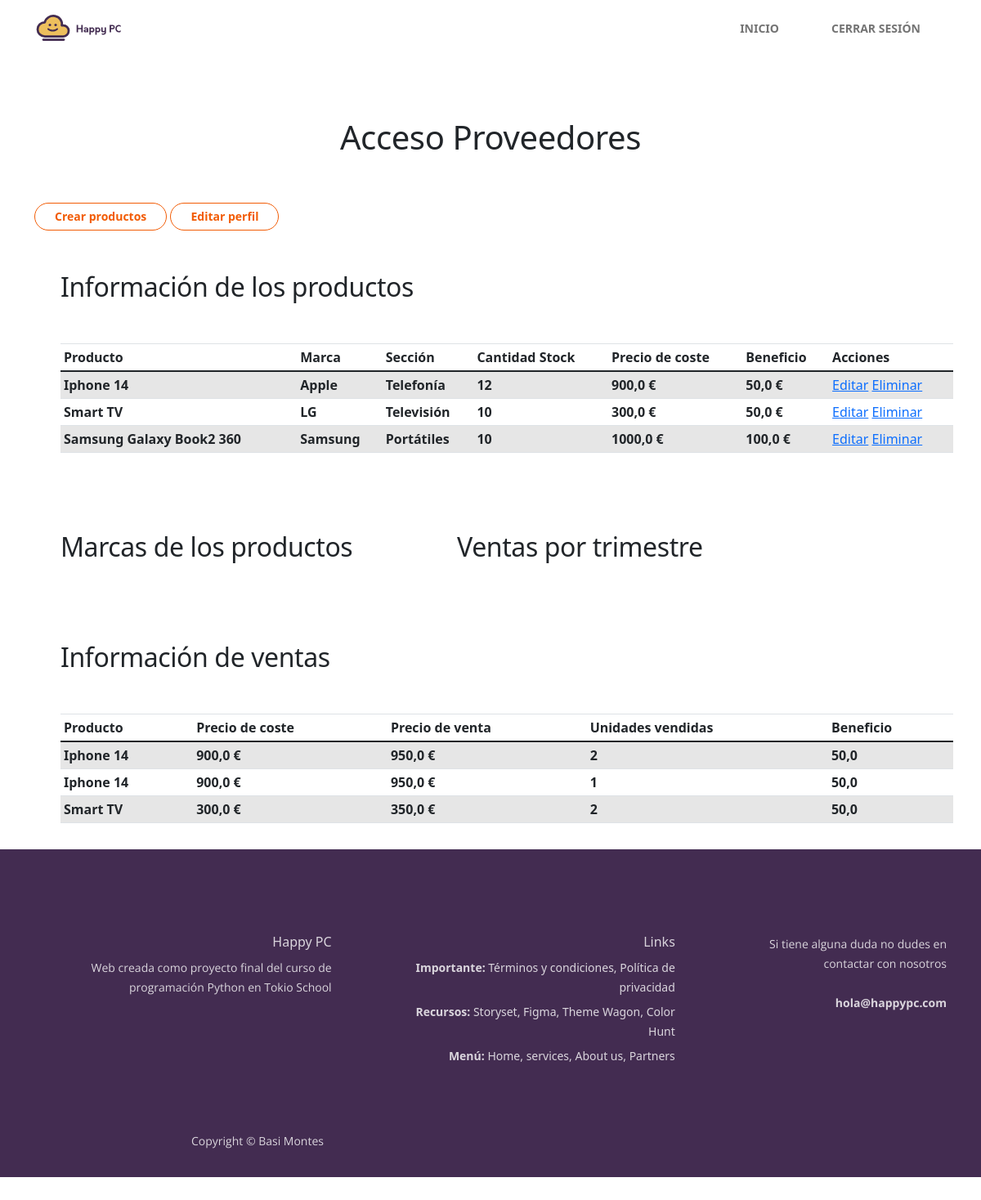
Screenshot of /acceso/ (signed in) with the database file from the repository.
### suministros_informaticos_app/models.py (models this page shows, shortened)
class Producto(models.Model):
    marca_choices = (
            (1, "Apple"),
            (2, "LG"),
            (3, "Samsung"),
            (4, "Xiaomi")
    )
    seccion_choices = (
            (1, "Telefonía"),
            (2, "Televisión"),
            (3, "Portátiles")
    )
    nombre = models.CharField(max_length=30)
    marca = models.IntegerField(choices=marca_choices)
    seccion = models.IntegerField(choices=seccion_choices, verbose_name='Sección')
    descripcion = models.CharField(max_length=50, verbose_name='Descripción')
    cantidad_stock = models.IntegerField(null=True, blank=True)
    precio_coste = models.FloatField(null=True, blank=True)
    precio_venta = models.FloatField(null=True, blank=True)
    creador = models.ForeignKey(Proveedores, on_delete=models.CASCADE)
    @property
    def beneficio(self):
        return round(self.precio_venta - self.precio_coste, 2)
        self.save()

class Compraventa(models.Model):
    producto = models.ForeignKey(Producto, on_delete=models.CASCADE)
    cantidad = models.IntegerField()
    comprador = models.ForeignKey(Clientes, on_delete=models.CASCADE)

### suministros_informaticos_app/views.py (the view)
# urls.py: path('acceso/', views.acceso, name="Acceso"),
def acceso(request):
    proveedores = Proveedores.objects.all()
    productos = Producto.objects.all()
    marcas = ["Apple", "LG", "Samsung", "Xiaomi"]
    secciones = ["Telefonía", "Televisión", "Portátiles"]
    compras = Compraventa.objects.all()
    lista_proveedores_ventas = []
    lista_marcas = []
    lista_secciones = []
    for producto in productos:
        lista_secciones.append(producto.seccion)
    for marca in marcas:
        cont_marcas = 0
        for producto in productos:
            if marca == producto.marca:
                cont_marcas = cont_marcas + 1
        lista_marcas.append(cont_marcas)
    for seccion in secciones:
        cont_secciones = 0
        for producto in productos:
            if seccion == producto.seccion:
                cont_secciones = cont_secciones + 1
        lista_secciones.append(cont_secciones)
    return render(request,'acceso.html',
                {'proveedores':proveedores, 'productos':productos, 'compras':compras,
                 'lista_proveedores_ventas':lista_proveedores_ventas,
                 'secciones':secciones,'lista_secciones':lista_secciones,
                 'marcas':marcas,'lista_marcas':lista_marcas
                 })

### suministros_informaticos_app/templates/acceso.html (shortened to what this page needs)
{% load static %}
<!DOCTYPE html>
<html lang="en">
  <head>
      <link rel="stylesheet" href="{% static 'css/bootstrap.min.css' %}">
      <link rel="stylesheet" href="{% static 'css/fontawesome-all.min.css' %}">
      <link rel="stylesheet" href="{% static 'css/swiper.css' %}">
      <link rel="stylesheet" href="{% static 'css/styles.css' %}">
      <link rel="stylesheet" href="https://maxcdn.bootstrapcdn.com/bootstrap/4.0.0/css/bootstrap.min.css"
>
      <link href="https://cdn.jsdelivr.net/npm/bootstrap@5.0.1/dist/css/bootstrap.min.css" rel="stylesheet"
>
  </head>
  <body data-bs-spy="scroll" data-bs-target="#navbarExample">
      <nav id="navbarExample" class="navbar navbar-expand-lg fixed-top navbar-light" aria-label="Main navigation">
          <div class="container">
              <a class="navbar-brand logo-image" href="{% url 'Home' %}"><img src="{% static 'images/Logo horizontal.svg' %}"></a>
              <div class="navbar-collapse offcanvas-collapse" id="navbarsExampleDefault">
                  <ul class="navbar-nav ms-auto navbar-nav-scroll">
                    <li class="nav-item{% if request.path == '/login/' %}active{% endif %} px-lg-4">
                        <a href="{% url 'Home' %}" class="nav-link text-uppercase text-expanded"> <span class="navname">Inicio</span> </a>
                    </li>
                    <li class="nav-item{% if request.path == '/login/' %}active{% endif %} px-lg-4">
                        {% if request.user.is_authenticated %}
                        <a href="{% url 'logout' %}" class="nav-link text-uppercase text-expanded"> <span class="navname">Cerrar Sesión</span> </a>
                        {% else  %}
                        <a href="{% url 'login' %}" class="nav-link text-uppercase text-expanded"> <span class="navname">Iniciar Sesión</span> </a>
                        {% endif %}
                      </li>
                </ul>
              </div>
          </div>
      </nav>
      <header class="ex-header">
        <div class="container">
            <div class="row">
                <div class="col-xl-10 offset-xl-1">
                    <br><br><br><br><br><br>
                    {% if user.proveedores.esProveedor %}
                    <h1 class="text-center">Acceso Proveedores</h1>
                    {% endif %}
                </div>
            </div>
        </div>
      </header>
      <div class="ex-form-1 pt-5 pb-5">
        <div class="container">
            {% if user.proveedores.esProveedor %}
            <a href="{% url 'Crear Productos' %}" class="btn-outline-sm"> <span class="navname">Crear productos</span> </a>
            <a href="/editar_proveedores/{{request.user.proveedores.id}}" class="btn-outline-sm"> <span class="navname">Editar perfil</span> </a>
            <div class="container-fluid">
                <div style="margin-top: 50px;" class="row">
                  <div style="margin-left: 20px;" class="table-responsive col-md-12">
                    <table class="table table-striped table-sm">
                      <h2>Información de los productos</h2>
                      <p><br></p>
                      <thead>
                        <tr>
                          <th scope="col">Producto</th>
                          <th scope="col">Marca</th>
                          <th scope="col">Sección</th>
                          <th scope="col">Cantidad Stock</th>
                          <th scope="col">Precio de coste</th>
                          <th scope="col">Beneficio</th>
                          <th scope="col">Acciones</th>
                        </tr>
                      </thead>
                      <tbody>
                        {% for row in productos %}
                        <tr>
                          <th>{{row.nombre}}</th>
                          {% if row.marca == 1 %}
                          <th>Apple</th>
                          {% elif row.marca == 2 %}
                          <th>LG</th>
                          {% elif row.marca == 3 %}
                          <th>Samsung</th>
                          {% elif row.marca == 4 %}
                          <th>Xiaomi</th>
                          {% endif %}
                          {% if row.seccion == 1 %}
                          <th>Telefonía</th>
                          {% elif row.seccion == 2 %}
                          <th>Televisión</th>
                          {% elif row.seccion == 3 %}
                          <th>Portátiles</th>
                          {% endif %}
                          <th>{{row.cantidad_stock}}</th>
                          <th>{{row.precio_coste}} €</th>
                          <th>{{row.beneficio}} €</th>
                          <td>
                            <a href="/editar_productos/{{row.id}}">Editar</a>
                            <a href="/eliminar_productos/{{row.id}}">Eliminar</a>
                          </td>
                        </tr>
                        {% endfor %}
                      </tbody>
                    </table>
                  </div>
                <div style="margin-left: 20px;" class="col-md-5">
                    <h2>Marcas de los productos</h2>
                </div>
                <div style="margin-left: 20px;" class="col-md-5">
                  <h2>Ventas por trimestre </h2>
                </div>
                  <div style="margin-left: 20px;" class="table-responsive col-md-12">
                    <table class="table table-striped table-sm">
                      <h2>Información de ventas</h2>
                      <p><br></p>
                      <thead>
                        <tr>
                          <th scope="col">Producto</th>
                          <th scope="col">Precio de coste</th>
                          <th scope="col">Precio de venta</th>
                          <th scope="col">Unidades vendidas</th>
                          <th scope="col">Beneficio</th>
                        </tr>
                      </thead>
                      <tbody>
                        {% for row in compras %}
                        <tr>
                          <th>{{row.producto.nombre}}</th>
                          <th>{{row.producto.precio_coste}} €</th>
                          <th>{{row.producto.precio_venta}} €</th>
                          <th>{{row.cantidad}}</th>
                          <th>{{row.producto.beneficio}}</th>
                        </tr>
                        {% endfor %}
                      </tbody>
                    </table>
                  </div>
            </div>
            {% endif %}
        </div>
      </div>
        <div class="footer">
          <div class="container">
              <div class="row">
                  <div class="col-lg-12">
                      <div class="footer-col first">
                          <h6>Happy PC</h6>
                          <p class="p-small">Web creada como proyecto final del curso de programación Python en Tokio School</p>
                      </div>
                      <div class="footer-col second">
                          <h6>Links</h6>
                          <ul class="list-unstyled li-space-lg p-small">
                              <li><strong>Importante:</strong>
                                  <a href="{% url 'terms' %}">Términos y condiciones</a>,
                                  <a href="{% url 'privacy' %}">Política de privacidad</a>
                                </li>
                                <li><strong>Recursos:</strong>
                                    <a href="https://storyset.com" target="_blank">Storyset</a>,
                                    <a href="https://www.figma.com" target="_blank">Figma</a>,
                                    <a href="https://themewagon.com" target="_blank">Theme Wagon</a>,
                                    <a href="https://colorhunt.co/" target="_blank">Color Hunt</a>
                                </li>
                              <li><strong>Menú:</strong>
                                  <a href="#header">Home</a>,
                                  <a href="#services">services</a>,
                                  <a href="#aboutus">About us</a>,
                                  <a href="#partners">Partners</a>
                              </li>
                          </ul>
                      </div>
                      <div class="footer-col third">
                          <p class="p-small">Si tiene alguna duda no dudes en contactar con nosotros <br><br>
                              <a href="mailto:basi_montes@hotmail.com"><strong>hola@happypc.com</strong></a>
                          </p>
                      </div>
                  </div>
              </div>
          </div>
      </div>
      <div class="copyright">
          <div class="container">
              <div class="row">
                  <div class="col-lg-6">
                      <p class="p-small">Copyright © <a href="https://basimontes.github.io/personal_site/index.html" target="_blank">Basi Montes</a></p>
                  </div>
              </div>
          </div>
      </div>
  </body>
</html>

### static/css/styles.css (style rules this page uses)
body, html { width: 100%; height: 100%; min-height: 100vh; }
body, p { color: #565578; font: 400 1rem/1.625rem "Open Sans", sans-serif; }
h1 { color: #432C51; font-weight: 600; font-size: 2.5rem; line-height: 3.25rem; letter-spacing: -0.4px; }
h2 { color: #432C51; font-weight: 600; font-size: 2rem; line-height: 2.625rem; letter-spacing: -0.4px; }
h6 { color: #432C51; font-weight: 600; font-size: 1rem; line-height: 1.375rem; }
.p-small { font-size: 0.875rem; line-height: 1.5rem; }
.li-space-lg li { margin-bottom: 0.5rem; }
a { color: #565578; text-decoration: underline; }
.btn-outline-sm { display: inline-block; padding: 1rem 1.5rem 1rem 1.5rem; border: 1px solid #f25c05; border-radius: 30px; background-color: transparent; color: #f25c05; font-weight: 600; font-size: 0.875rem; line-height: 0; text-decoration: none; transition: all 0.2s; }
.navbar { background-color: #fff2dc; font-weight: 600; font-size: 0.875rem; line-height: 0.875rem; }
.navbar .navbar-brand { padding-top: 0.25rem; padding-bottom: 0.25rem; }
.navbar .logo-image img { width: 200px; height: 45px; }
.offcanvas-collapse { position: fixed; top: 3.25rem; bottom: 0; left: 100%; width: 100%; padding-right: 1rem; padding-left: 1rem; overflow-y: auto; visibility: hidden; background-color: #fff2dc; transition: visibility .3s ease-in-out, -webkit-transform .3s ease-in-out; transition: transform .3s ease-in-out, visibility .3s ease-in-out; transition: transform .3s ease-in-out, visibility .3s ease-in-out, -webkit-transform .3s ease-in-out; }
.navbar .navbar-nav { margin-top: 0.75rem; margin-bottom: 0.5rem; }
.navbar .nav-item .nav-link { padding-top: 0.625rem; padding-bottom: 0.625rem; color: #432C51; text-decoration: none; transition: all 0.2s ease; }
.footer { padding-top: 6.5rem; padding-bottom: 2rem; background-color: #432C51; margin-top: auto; margin-left: auto; margin-right: 0; display: table; width: 100%; height: 13vh; text-align: right; }
.footer a { color: #ffffff; text-decoration: none; }
.footer .footer-col { margin-bottom: 3rem; }
.footer h6 { margin-bottom: 0.625rem; color: #ffffff; opacity: 0.8; }
.footer p, .footer ul { color: #ffffff; opacity: 0.8; }
.footer .li-space-lg li { margin-bottom: 0.375rem; }
.copyright { padding-bottom: 1rem; background-color: #432C51; text-align: center; }
.copyright p, .copyright a { color: #ffffff; text-decoration: none; }
.copyright p { opacity: 0.8; }
@media (min-width: 992px) { .navbar { padding-top: 1.75rem; background-color: transparent; box-shadow: none; transition: all 0.2s; } }
@media (min-width: 992px) { .offcanvas-collapse { position: static; top: auto; bottom: auto; left: auto; width: auto; padding-right: 0; padding-left: 0; background-color: transparent; overflow-y: visible; visibility: visible; } }
@media (min-width: 992px) { .navbar .navbar-nav { margin-top: 0; margin-bottom: 0; } }
@media (min-width: 992px) { .navbar .nav-item .nav-link { padding-right: 0.75rem; padding-left: 0.75rem; } }
@media (min-width: 992px) { .footer .footer-col { margin-bottom: 2rem; } }
@media (min-width: 992px) { .footer .footer-col.first { display: inline-block; width: 320px; margin-right: 1.75rem; vertical-align: top; } }
@media (min-width: 992px) { .footer .footer-col.second { display: inline-block; width: 320px; margin-right: 1.75rem; vertical-align: top; } }
@media (min-width: 992px) { .footer .footer-col.third { display: inline-block; width: 224px; text-align: right; vertical-align: top; } }
@media (min-width: 1200px) { .container { max-width: 1140px; } }
@media (min-width: 1200px) { .footer .footer-col.first { width: 352px; margin-right: 6rem; } }
@media (min-width: 1200px) { .footer .footer-col.second { margin-right: 6.5rem; } }
@media (min-width: 1200px) { .footer .footer-col.third { text-align: right; } }

### rows the page displays
Producto: nombre "Iphone 14", marca "Apple", seccion "Telefonía", cantidad_stock "12", precio_coste "900,0", beneficio "50,0"
Producto: nombre "Smart TV", marca "LG", seccion "Televisión", cantidad_stock "10", precio_coste "300,0", beneficio "50,0"
Producto: nombre "Samsung Galaxy Book2 360", marca "Samsung", seccion "Portátiles", cantidad_stock "10", precio_coste "1000,0", beneficio "100,0"
Compraventa: producto.nombre "Iphone 14", producto.precio_coste "900,0", producto.precio_venta "950,0", cantidad "2", producto.beneficio "50,0"
Compraventa: producto.nombre "Iphone 14", producto.precio_coste "900,0", producto.precio_venta "950,0", cantidad "1", producto.beneficio "50,0"
Compraventa: producto.nombre "Smart TV", producto.precio_coste "300,0", producto.precio_venta "350,0", cantidad "2", producto.beneficio "50,0"
